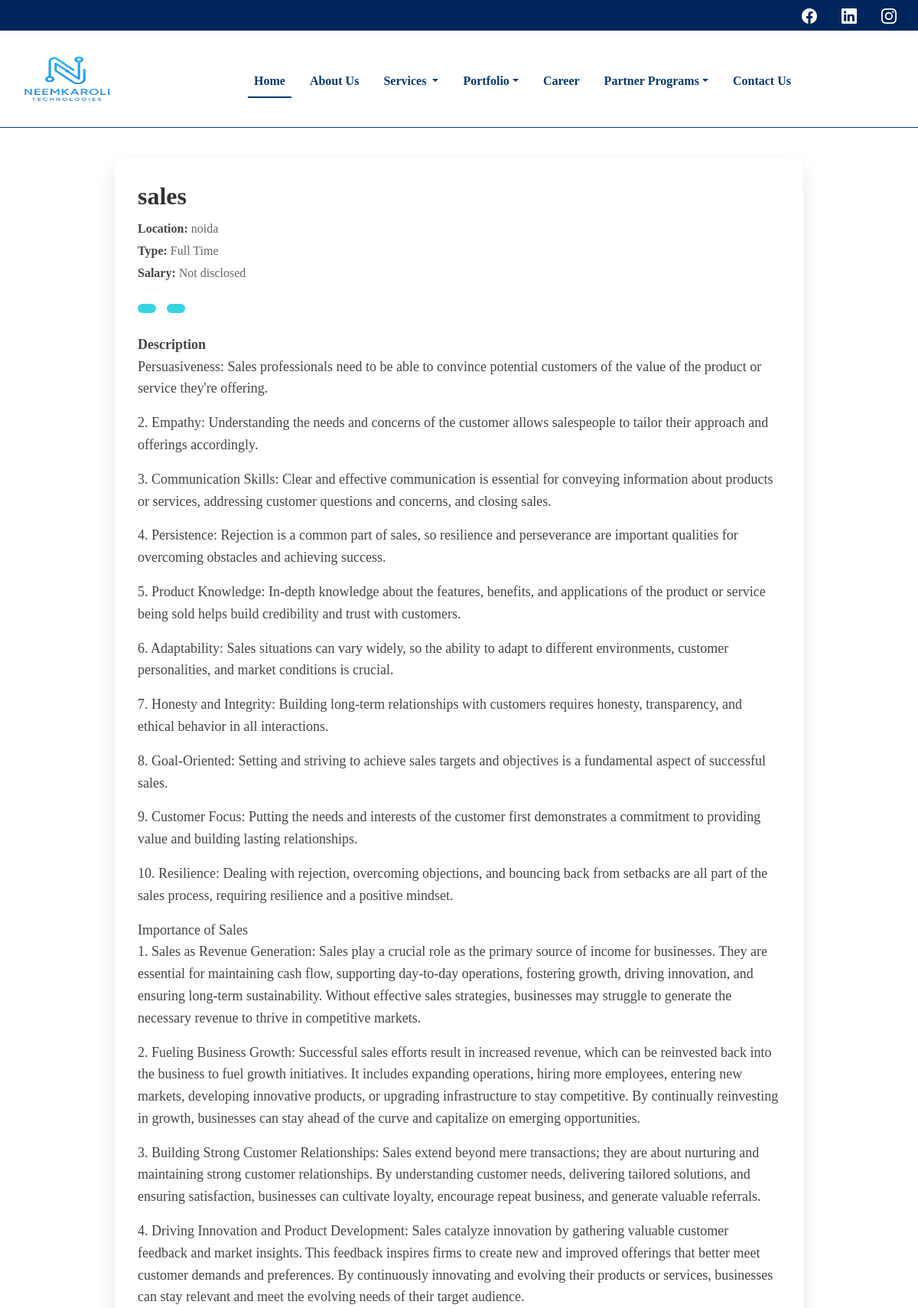
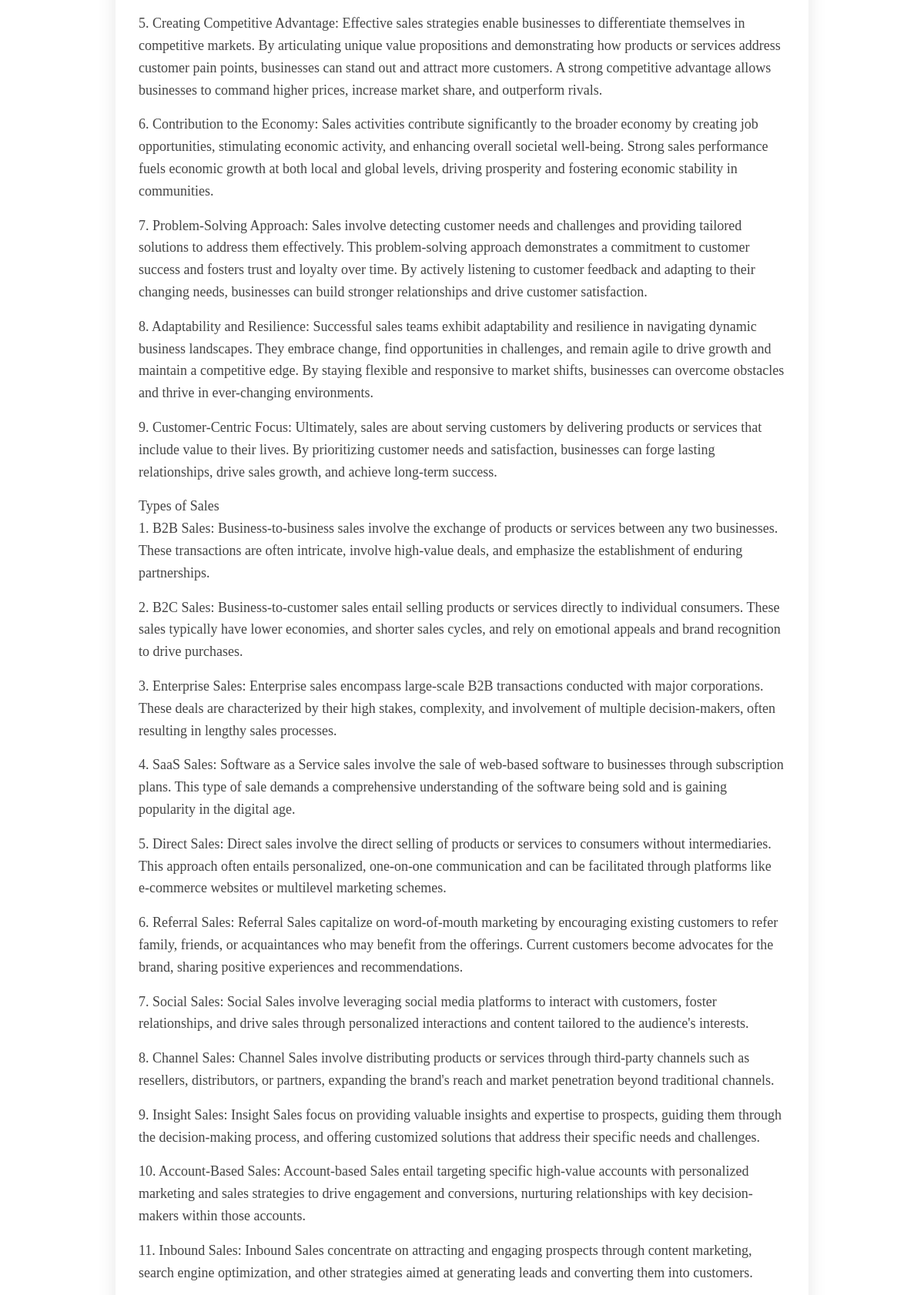
Screenshot of /app/job/10/ (upper part) with the database file from the repository (2 pictures, top to bottom).
### my_app/models.py (models this page shows, shortened)
class JobPost(models.Model):
    title = models.CharField(max_length=255)
    location = models.CharField(max_length=100)
    experience = models.CharField(max_length=50)
    job_type = models.CharField(max_length=20, choices=JOB_TYPE_CHOICES)
    salary = models.CharField(max_length=100, blank=True, null=True)
    description = models.TextField()
    posted_on = models.DateField(auto_now_add=True)

### my_app/views.py (the view)
# urls.py: path('job/<int:pk>/', views.job_detail, name='job_detail'),
def job_detail(request, pk):
    job = get_object_or_404(JobPost, pk=pk)
    return render(request, 'my_app/job_detail.html', {'job': job})

### my_app/templates/my_app/job_detail.html (shortened to what this page needs)
{% extends 'layout.html' %}
{% block content %}
<div class="job-detail-container">
    <h1 class="job-title">{{ job.title }}</h1>
    <div class="job-meta">
    <strong>Location:</strong> {{ job.location }} <br>
    <strong>Type:</strong> {{ job.job_type }} <br>
    <strong>Salary:</strong> {{ job.salary|default:"Not disclosed" }}
</div>
    <div class="job-tags">
        <span>{{ job.experience_level }}</span>
        <span>{{ job.category }}</span>
    </div>
    <div class="job-description">
        <strong>Description</strong><br>
        {{ job.description|linebreaks }}
    </div>
</div>
{% endblock %}

### templates/layout.html (style rules this page uses)
body { margin:0px; padding:0px; }
* { margin:0px; padding: 0px; font-family: Georgia, 'Times New Roman', Times, serif !important; }

### my_app/templates/my_app/job_detail.html (style rules this page uses)
.job-detail-container { max-width: 900px; margin: 40px auto; padding: 30px; background: #fff; border-radius: 12px; box-shadow: 0 10px 25px rgba(0,0,0,0.1); font-family: 'Segoe UI', sans-serif; }
.job-title { font-size: 32px; font-weight: 700; color: #333; margin-bottom: 10px; }
.job-meta { font-size: 16px; color: #666; margin-bottom: 20px; line-height: 1.8; }
.job-meta strong { color: #444; }
.job-description { font-size: 18px; line-height: 1.6; color: #444; margin-bottom: 30px; }
.job-tags { margin-bottom: 20px; }
.job-tags span { display: inline-block; background: #37d4e0ff; color: #333; font-size: 14px; padding: 6px 12px; margin-right: 10px; border-radius: 6px; }

### rows the page displays
JobPost: title "sales", location "noida", job_type "Full Time", salary "Not disclosed", description "Persuasiveness: Sales professionals need to be able to convince potential customers of the value of the product or service they're offering. 2. Empathy: Understanding the needs and concerns of the customer allows salespeople to tailor their approach and offerings accordingly. 3. Communication Skills: Clear and effective communication is essential for conveying information about products or services, addressing customer questions and concerns, and closing sales. 4. Persistence: Rejection is a common part of sales, so resilience and perseverance are important qualities for overcoming obstacles and achieving success. 5. Product Knowledge: In-depth knowledge about the features, benefits, and…"
